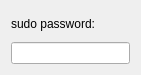
<?xml version="1.0" encoding="UTF-8"?>
<ui version="4.0">
 <class>PassWord</class>
 <widget class="QWidget" name="PassWord">
  <property name="geometry">
   <rect>
    <x>0</x>
    <y>0</y>
    <width>141</width>
    <height>75</height>
   </rect>
  </property>
  <property name="windowTitle">
   <string>Form</string>
  </property>
  <layout class="QVBoxLayout" name="verticalLayout_2">
   <item>
    <layout class="QVBoxLayout" name="verticalLayout">
     <item>
      <widget class="QLabel" name="label">
       <property name="text">
        <string>sudo password:</string>
       </property>
      </widget>
     </item>
     <item>
      <widget class="QLineEdit" name="password_lineEdit">
       <property name="echoMode">
        <enum>QLineEdit::Password</enum>
       </property>
      </widget>
     </item>
    </layout>
   </item>
  </layout>
 </widget>
 <resources/>
 <connections/>
</ui>
